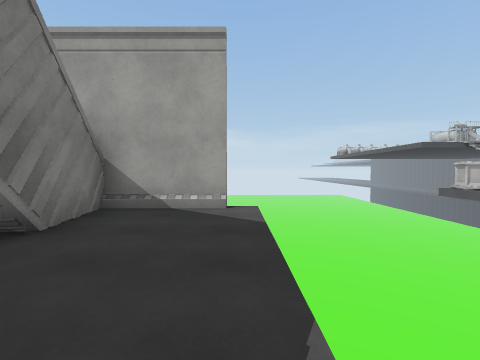
View 1 (above)

24 first-person views from a walk through a 3-D level made in the Unity game engine. The camera is 1.3 m above the floor, tilts 2° down and sees 85° across. The floor is counted in squares, 2.12 m on a side. Each view is taken from the middle of a square. On the plan, view 1 faces up. The plan holds only what a view shows up to about 9 squares ahead; the rest is blank. The place goes on beyond the plan. The player is left out. Surface patterns are stand-ins for the level's own textures.

View 2
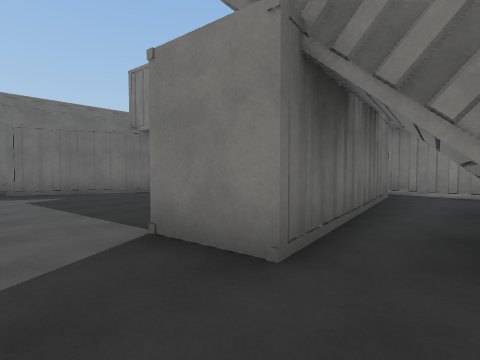

View 3
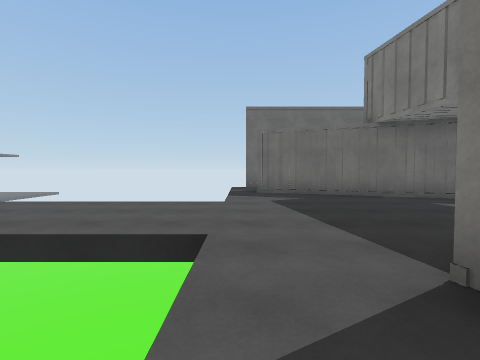

View 4
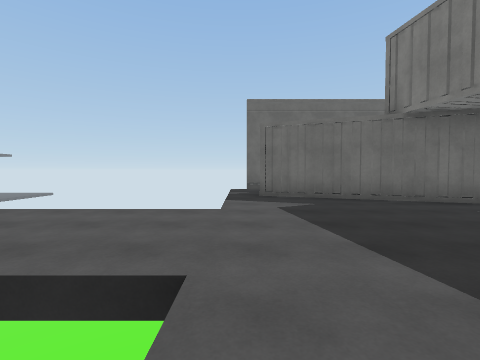

View 5
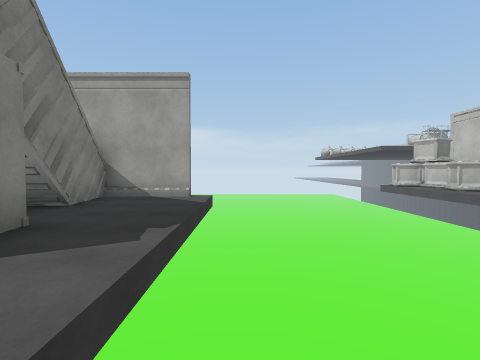

View 6
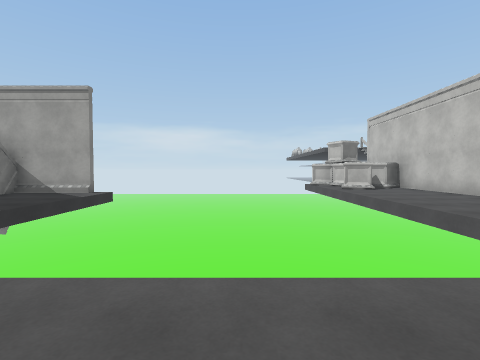

View 7
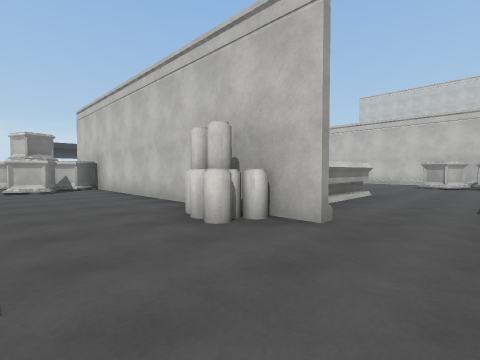

View 8
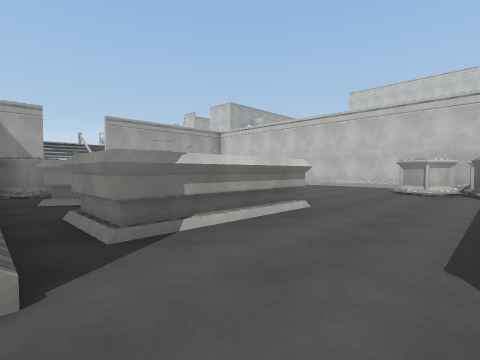

View 9
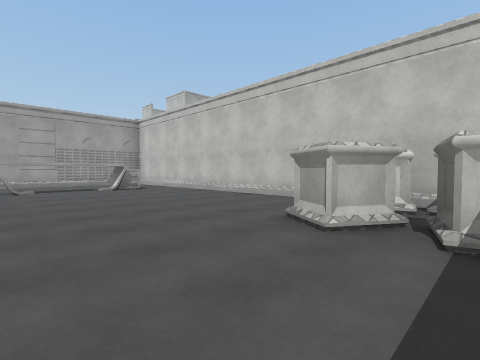

View 10
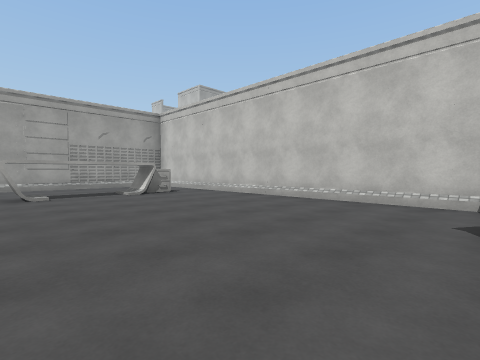

View 11
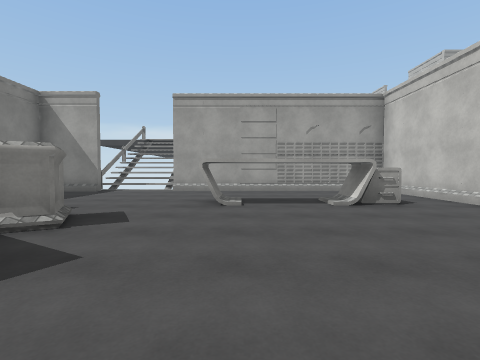

View 12
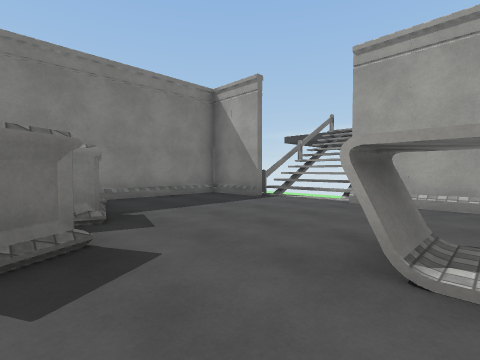

View 13
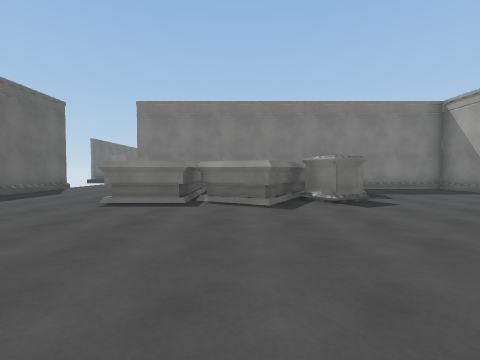

View 14
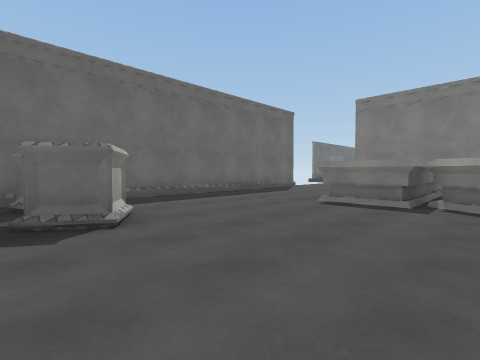

View 15
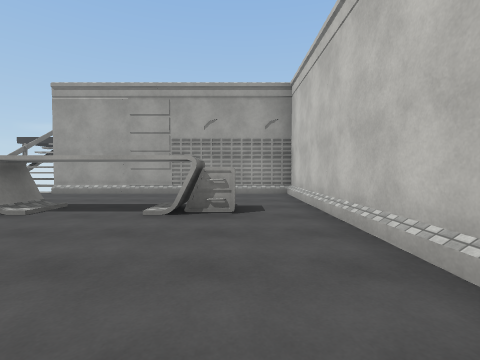

View 16
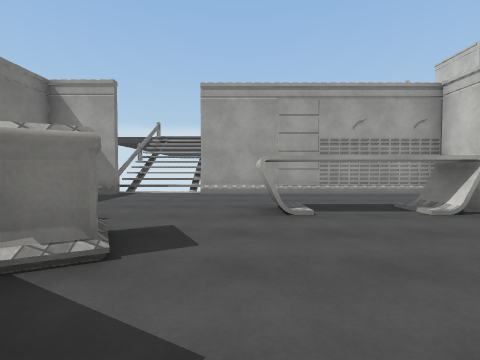

View 17
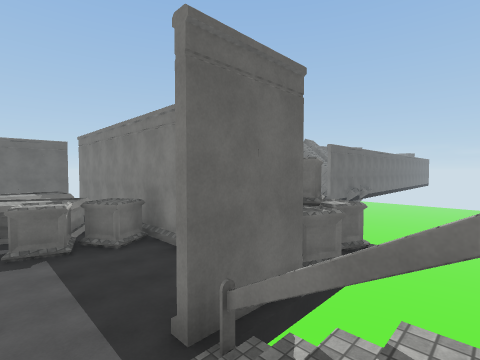

View 18
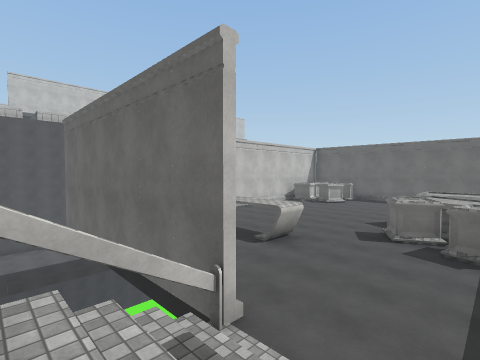

View 19
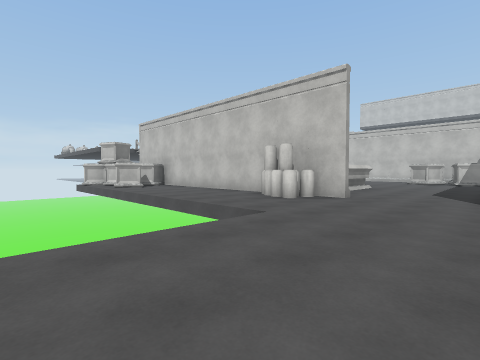

View 20
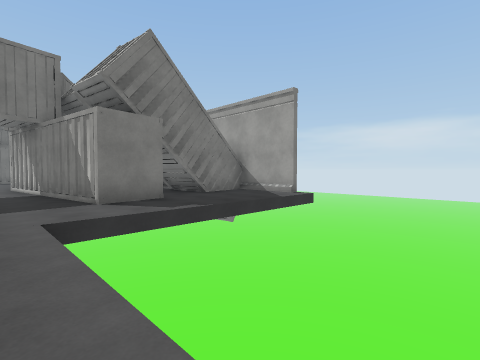

View 21
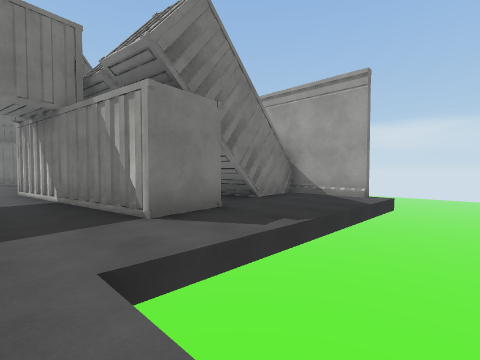

View 22
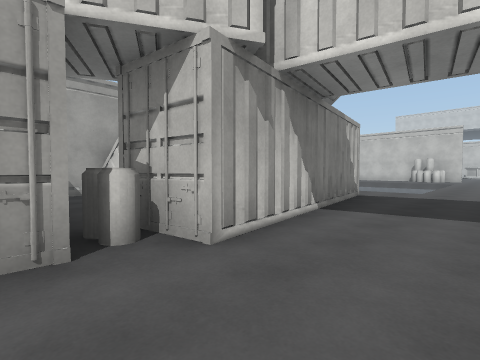

View 23
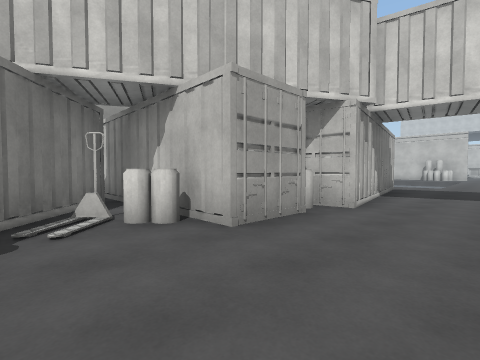

View 24
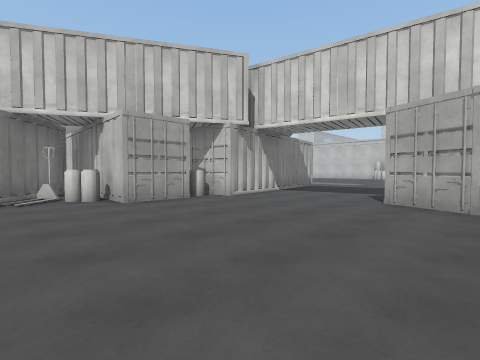

### Floor plan
Key: @ floor where view 1 was taken; # wall or solid block; x gap in a wall; . floor; / step, stairs or slope; v drop or lower ground; B box; C container; A barrel; O other object.
Columns run from 11 left of view 1 to 21 right of it. Each row starts with its distance up from view 1.
 12                        x
 11                       v//x
 10             vvvv      v//v
  9            vvvvvvvBBB##..#######v
  8           vvvvvvvvBBB#..........#
  7        vvvvvvvvvvvvBB#..........#
  6        vvvvvvvvvvvvBB#.....OOOO.#
  5      C CCC#v      v..#BB........#
  4   #  C  C#..      v..#BBBB......#
  3   #      #..      v..#OOBO......#
  2 ####    ##..      v..#OOOO......#
  1 #O##   ###..      v..#OOOO......#
  0  AA#A#####.@      v.A OOOO......#
 -1 ..#CC###....      v..A.......B.B
 -2 ....A........................BBB
 -3 .............................BBO
 -4 .....................##########
 -5 .....C##....
 -6 .....  ####.
 -7           #.  vvvvvv
 -8           #.  vvvvvv
 -9           #v  vvvvvv

Where each view was taken, in squares from view 1:
view 1: 0 up, 0 right, facing up
view 2: 2 up, 0 right, facing down-left
view 3: 1 up, 0 right, facing down
view 4: 0 up, 0 right, facing down
view 5: 2 down, 1 right, facing up
view 6: 3 down, 4 right, facing up
view 7: 3 down, 7 right, facing up-right
view 8: 3 down, 10 right, facing up-right
view 9: 3 down, 15 right, facing up-right
view 10: 1 down, 15 right, facing up-right
view 11: 1 up, 16 right, facing up
view 12: 4 up, 16 right, facing up-left
view 13: 2 up, 19 right, facing left
view 14: 2 up, 19 right, facing down-left
view 15: 2 up, 19 right, facing up
view 16: 2 up, 15 right, facing up
view 17: 11 up, 13 right, facing down-left
view 18: 11 up, 12 right, facing down-right
view 19: 4 down, 4 right, facing up-right
view 20: 2 down, 4 right, facing up-left
view 21: 2 down, 2 right, facing up-left
view 22: 3 down, 8 left, facing up-right
view 23: 3 down, 11 left, facing up-right
view 24: 6 down, 11 left, facing up-right
